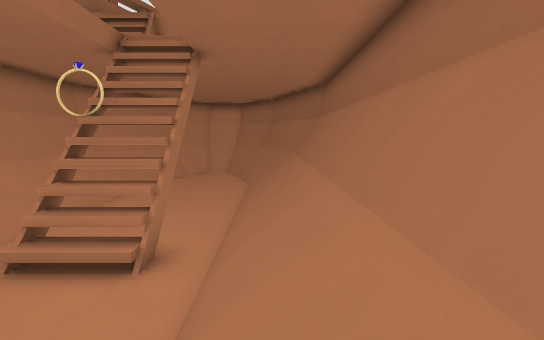
View 1 (above)

12 first-person views from a walk through a Godot game level. The camera is 1.4 m above the floor, tilts 6° down and sees 80° across. The floor is counted in squares, 1 m on a side. Each view is taken from the middle of a square. On the plan, view 1 faces up. The plan holds only what a view shows up to about 15 squares ahead; the rest is blank. The place goes on beyond the plan.

View 2
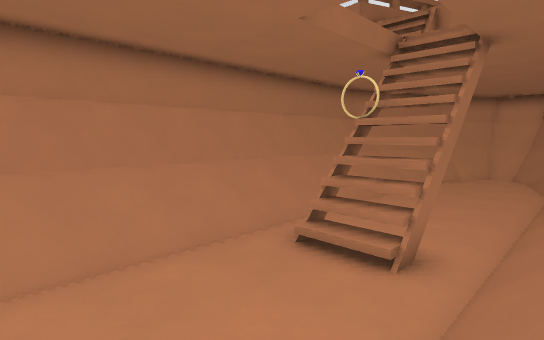

View 3
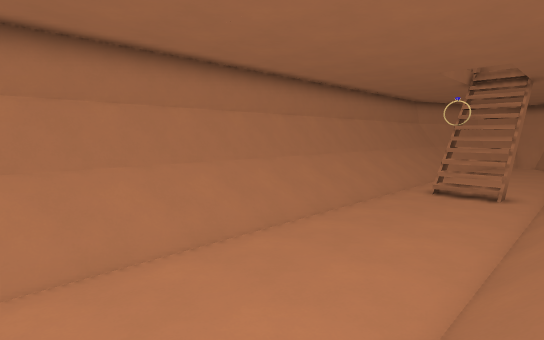

View 4
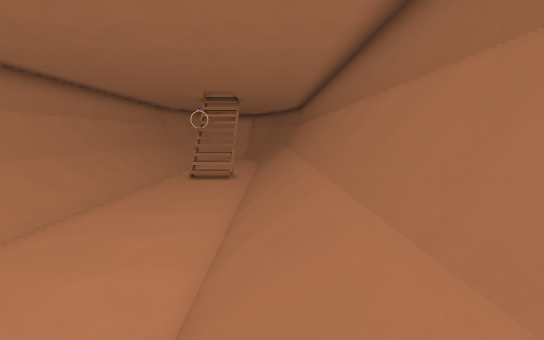

View 5
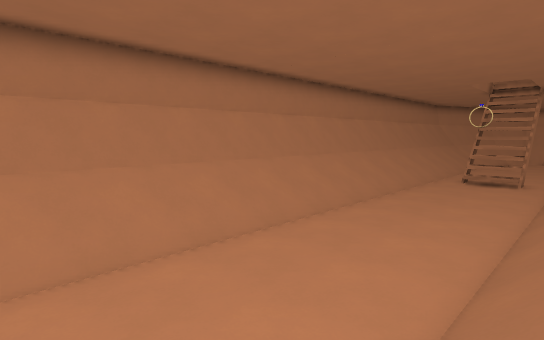

View 6
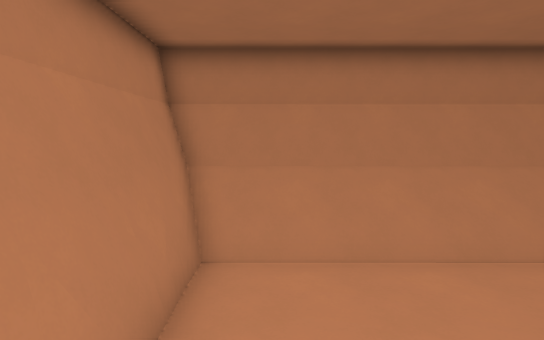

View 7
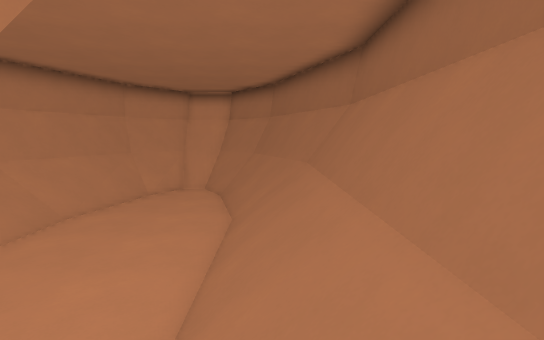

View 8
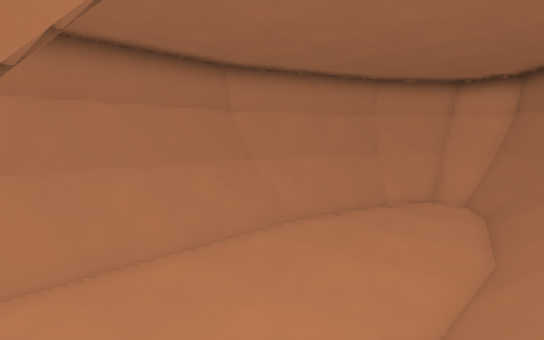

View 9
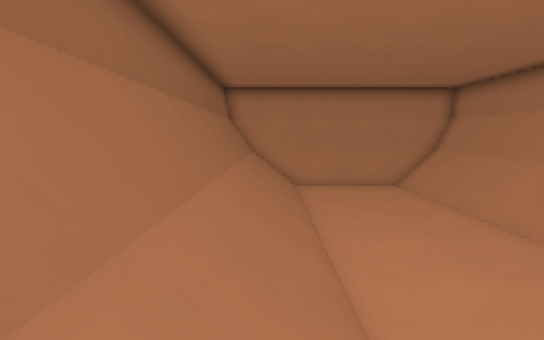

View 10
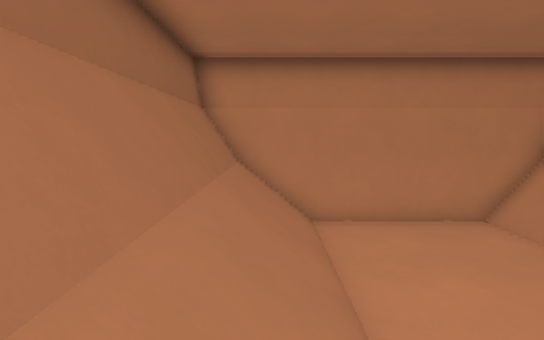

View 11
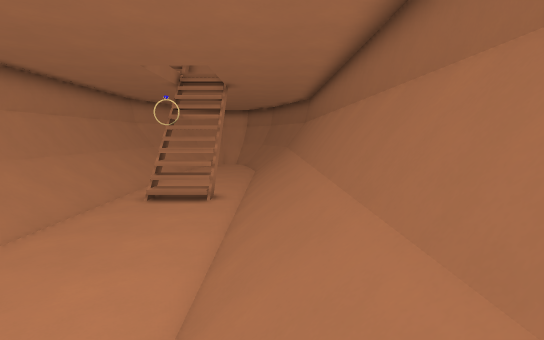

View 12
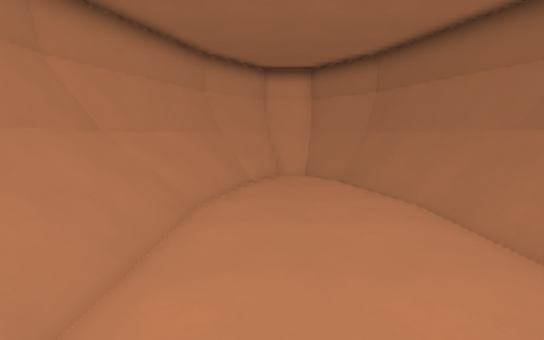

### Floor plan
Key: @ floor where view 1 was taken; # wall or solid block; . floor; / step, stairs or slope; = window, fence, low wall or low ledge.
Columns run from 8 left of view 1 to 2 right of it. Each row starts with its distance up from view 1.
 23    #####
 22   ##//##
 21   ##//=##
 20  ##///==#
 19  #=//.//##
 18 ##//..//##
 17 ##//.../=#
 16 #=//...//##
 15 #//....//##
 14 #//....//=#
 13 #//....//=#
 12 #//....//=#
 11 #//....//=#
 10 #//....//=#
  9 #//....//=#
  8 #//....//=#
  7 #//.#////=#
  6 #//./////=#
  5 #//./////=#
  4 #//....//=#
  3 #//....//=#
  2 #//....//=#
  1 #//....//=#
  0 #//..../@=#
 -1 #//....//=#
 -2 #//....//=#
 -3 #//....//=#
 -4 #//....//=#
 -5 #//....//=#
 -6 #//....//=#
 -7 #//....//=#
 -8 #//....//=#
 -9 #//....//=#
-10 #//....//=#
-11 #//....//=#
-12 #//....//=#
-13 #//....//=#
-14 ###########

Where each view was taken, in squares from view 1:
view 1: 0 up, 0 right, facing up
view 2: 0 up, 0 right, facing up-left
view 3: 8 down, 0 right, facing up-left
view 4: 12 down, 0 right, facing up
view 5: 12 down, 0 right, facing up-left
view 6: 12 down, 0 right, facing left
view 7: 6 up, 0 right, facing up
view 8: 8 up, 0 right, facing up-left
view 9: 1 up, 0 right, facing down
view 10: 5 down, 0 right, facing down
view 11: 6 down, 0 right, facing up
view 12: 8 up, 4 left, facing up
